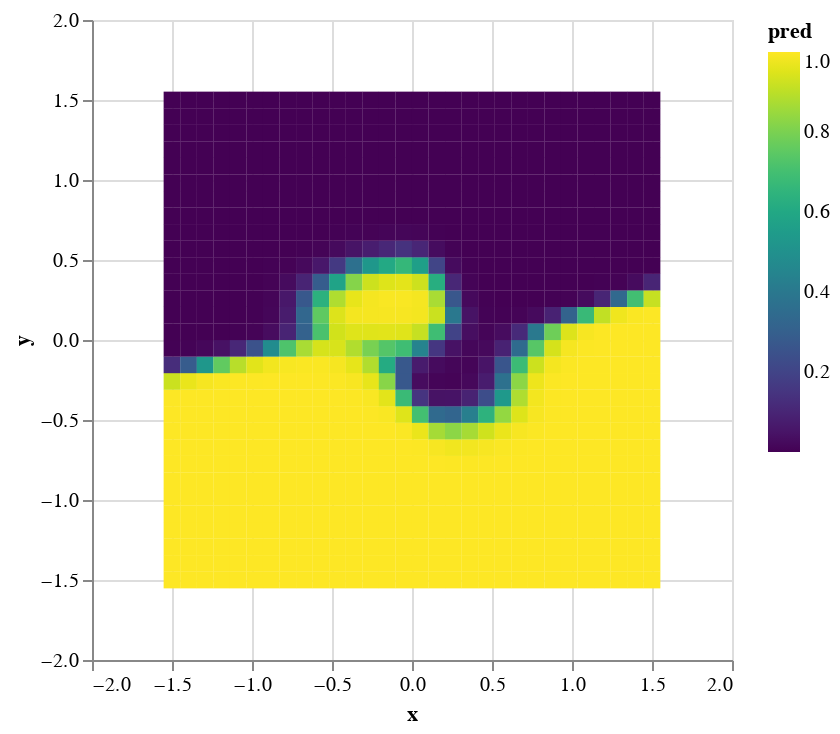

Notebook code cell kept with this figure:
### Code cell
data = {'x': xs[:, 0], 'y': xs[:, 1], 'pred': jnp.exp(preds)[:, 1]}
df = pd.DataFrame(data)
chart = alt.Chart(df, width=320, height=320).mark_square(size=70, opacity=1).encode(
    x='x', y='y', 
    color=alt.Color('pred', scale=alt.Scale(scheme='viridis')),
)
chart.save('mlp_pred.html')
chart

### Figure 1 — Vega-Lite specification as saved in the notebook (floating-point values rounded to 4 significant figures; data arrays with more than 128 entries replaced by an {"elided": "..."} marker saying what was removed)
{"config": {"view": {"continuousWidth": 400, "continuousHeight": 300}}, "data": {"name": "data-7c446cfe6847d632d8265d54a61ed3a1"}, "mark": {"type": "square", "opacity": 1, "size": 70}, "encoding": {"color": {"type": "quantitative", "field": "pred", "scale": {"scheme": "viridis"}}, "x": {"type": "quantitative", "field": "x"}, "y": {"type": "quantitative", "field": "y"}}, "height": 320, "width": 320, "$schema": "https://vega.github.io/schema/vega-lite/v4.8.1.json", "datasets": {"data-7c446cfe6847d632d8265d54a61ed3a1": {"elided": "900 records"}}}
